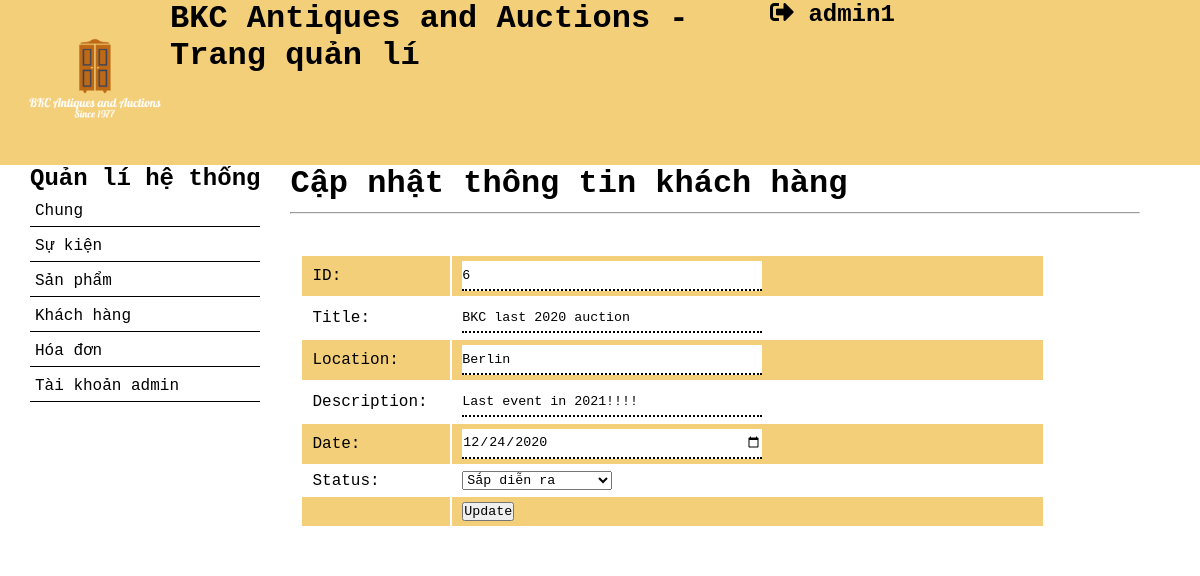
/Website_design_and_development/admin/update_event.php?id=6 (signed in), run on the app's committed database.
### tables this page shows
CREATE TABLE `su_kien` (
  `id` int(11) NOT NULL,
  `title` varchar(100) NOT NULL,
  `date` date NOT NULL,
  `location` varchar(200) NOT NULL,
  `description` varchar(500) NOT NULL,
  `status` tinyint(1) DEFAULT NULL
);

### Website_design_and_development/admin/update_event.php (the view, shortened to what this page needs)
<!DOCTYPE html>
<html lang="en">
<head>
</head>
<?php require_once 'includes/connect.php'; ?>
<?php
if (isset($_GET['id'])) {
    $id = $_GET['id'];
    $sql = "SELECT * FROM `su_kien` WHERE id = $id ";
    $result = mysqli_query($connect, $sql);
    $row = mysqli_fetch_assoc($result);
}
?>
<body>
    <?php require_once 'includes/header.php' ?>
    <div class="main">
        <div class="left"><?php require_once 'includes/menu.php' ?></div>
        <div class="right">
            <div class="right1">
                <h1>Cập nhật thông tin khách hàng</h1>
                <hr>
                <form action="" method=POST>
                    <table class="tableupddate">
                        <tr>
                            <td>ID:</td>
                            <td><input readonly="" type="text" name="id" value="<?= $row['id'] ?>"></td>
                        </tr>
                        <tr>
                            <td>Title:</td>
                            <td><input type="text" name="title" value="<?= $row['title'] ?>"></td>
                        </tr>
                        <tr>
                            <td>Location:</td>
                            <td><input type="text" name="location" value="<?= $row['location'] ?>"></td>
                        </tr>
                        <tr>
                            <td>Description:</td>
                            <td><input type="text" name="description" value="<?= $row['description'] ?>"></td>
                        </tr>
                        <tr>
                            <td>Date:</td>
                            <td><input type="date" name="date" value="<?= $row['date'] ?>"></td>
                        </tr>
                        <tr>
                            <td>Status:</td>
                            <td>
                                <select name="status">
                                    <option value="1">Sắp diễn ra</option>
                                </select>
                            </td>
                        </tr>
                        <tr>
                            <td></td>
                            <td><button type="submit" name="submit">Update</button>
                        </tr>
                    </table>
                </form>
            </div>
        </div>
</body>
</html>

### Website_design_and_development/admin/style.css (style rules this page uses)
* { padding: 0; margin: 0; font-family: monospace, Helvetica, sans-serif; box-sizing: border-box; }
.main { background-color: white; width: 95%; margin: auto; display: flex; overflow: visible; }
.left { min-width: 170px; }
.right { flex: 1; overflow: visible; margin: auto; padding: 0px 30px 10px 30px; text-align: left; }
.right hr { margin-top: 10px; margin-bottom: 30px; }
.right1 { overflow: visible; }
.tableupddate { width: 90%; padding: 10px; text-align: left; vertical-align: top; }
.tableupddate td { padding: 5px 10px; }
.tableupddate td:nth-child(even) { width: 80%; }
.tableupddate tr:nth-child(odd) { background: #f3cf7a; }
.tableupddate input { width: 300px; height: 30px; border: none; border-bottom: dotted 2px black; outline: none; }
.tableupddate select { width: 150px; }

### data on the page
su_kien: id "6", title "BKC last 2020 auction", location "Berlin", description "Last event in 2021!!!!", date "12/24/2020"

### other printed values
$_SESSION['ad_username'] "admin1"
